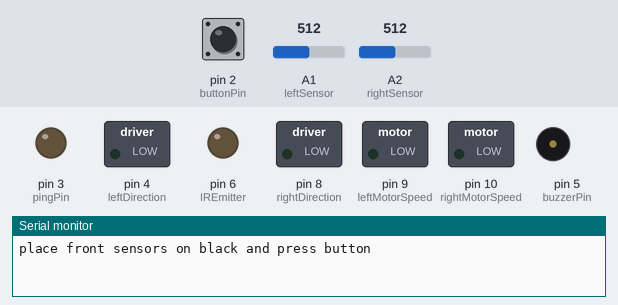
Bench run of a sketch on a simulated Arduino Uno, built with avr-gcc and run on an emulated ATmega328P. On the bench: switched loads named in the sketch (green lamp = pin HIGH), output pins drawn as LEDs (lit = HIGH), buzzer (waves = sounding), the last lines printed to the serial monitor. The inputs (shaded band) are chosen by the test bench; at power-on: pin 2 (buttonPin) HIGH, A1 (leftSensor) = 512, A2 (rightSensor) = 512.

Above: at 1.01 s.
1.1 s: pin 2 (buttonPin) pulled LOW for 0.15 s
At 1.9 s:
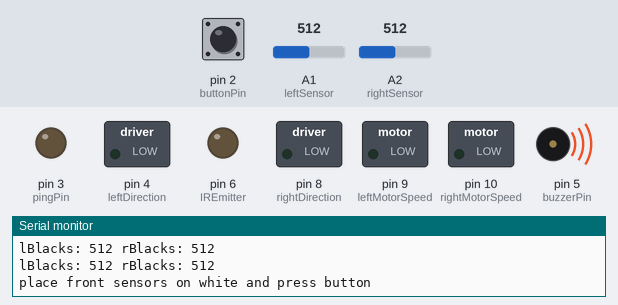
3.6 s: pin 2 (buttonPin) pulled LOW for 1 s
At 3.63 s:
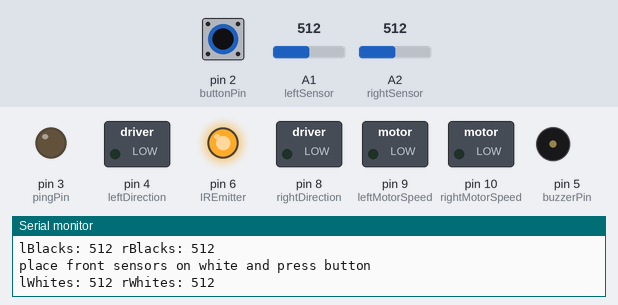
Timing chart, 0 to 6.6 s (numbered marks = the images above; inputs shaded):
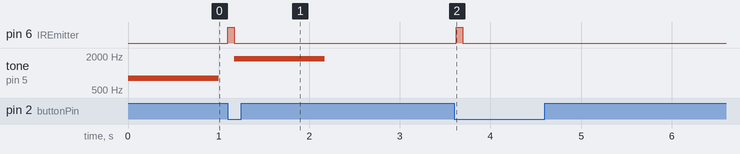

The sketch:

SumoJumpStart_Red.ino
```cpp
//This JumpStart Code is for the black Sumo Robot League circuit board
//Please use  if your circuit board is red
/******     Authors - Luke Stephens & William J Ashby, PhD  ********
Our code is open source, MIT License (details at the end).
Please use our code in your projects and tell your friends about us!
The MRK-2 robot kit is available from http://www.SumoRobotLeague.com
********************************************************************/

// use these if your circuitboard is red
#define pingPin 3
#define echoPin A0
#define leftSensor A1
#define rightSensor A2
#define rearSensor A3
#define buttonPin 2
#define leftDirection 4
#define buzzerPin 5
#define IREmitter 6
#define LED 7
#define rightDirection 8
#define leftMotorSpeed 9
#define rightMotorSpeed 10
//*/

bool leftIsFlipped = false; //If the left motor goes backwards when it is supposed to go forwards set to true
bool rightIsFlipped = true;
int lBlack = 800; int rBlack = 800; //default black and white values
int lWhite = 100; int rWhite = 100;

void setup() {
  // put your setup code here, to run once:
  Serial.begin(9600);
  pinMode(pingPin, OUTPUT);
  pinMode(echoPin, INPUT);
  pinMode(leftDirection, OUTPUT);
  pinMode(rightDirection, OUTPUT);
  pinMode(leftMotorSpeed, OUTPUT);
  pinMode(rightMotorSpeed, OUTPUT);
  pinMode(leftSensor, INPUT);
  pinMode(rightSensor, INPUT);
  pinMode(IREmitter, OUTPUT);
  pinMode(buttonPin, INPUT_PULLUP);
  calibrateBlackWhite();
  // this calibrate function reuires pressing the pushbutton to calibrate black and then again for white
}

void loop() {
  // put your main code here, to run repeatedly

}


// below here are the functions to help you get up and running fast.  Feel free to look around but making changes could break your code.

void drive(int x) {
  // map converts [-100,100] to [-255,255]
  int spd = map(x, -100, 100, -255, 255);
  setSpeeed(spd, 0);
  setSpeeed(spd, 1);
}

void setSpeeed(int sped, int motor) {
  int speedPin, directionPin;
  bool flippedPin;
  if ( motor == 0 ) {
    speedPin = leftMotorSpeed;
    directionPin = leftDirection;
    flippedPin = leftIsFlipped;
  } else if ( motor == 1 ) {
    speedPin = rightMotorSpeed;
    directionPin = rightDirection;
    flippedPin = rightIsFlipped;
  }

  if ( sped == 0 ) {
    analogWrite(speedPin, 0);
    digitalWrite(directionPin, LOW);
  } else if ( (sped > 0 && !flippedPin) || (sped < 0 && flippedPin) ) {
    digitalWrite(directionPin, HIGH);
    analogWrite(speedPin, abs(sped));
  } else if ( (sped < 0 && !flippedPin) || (sped > 0 && flippedPin) ) {
    digitalWrite(directionPin, LOW);
    analogWrite(speedPin, abs(sped));
  }
}

void turnDegrees(double y) {
  bool lWheel = 0;
  bool rWheel = 0;

  if (y > 0) {
    lWheel = 0;
    rWheel = 1;
    if (leftIsFlipped) {
      lWheel = 1;
    }
    if (rightIsFlipped) {
      rWheel = 0;
    }
    digitalWrite(leftDirection, lWheel); analogWrite(leftMotorSpeed, 255);
    digitalWrite(rightDirection, rWheel); analogWrite(rightMotorSpeed, 255);
    delay(y * 6.21111);
    analogWrite(leftMotorSpeed, 0);
    analogWrite(rightMotorSpeed, 0);
  } else if (y < 0) {
    lWheel = 1;
    rWheel = 0;
    if (leftIsFlipped) {
      lWheel = 0;
    }
    if (rightIsFlipped) {
      rWheel = 1;
    }
    digitalWrite(leftDirection, lWheel); analogWrite(leftMotorSpeed, 255);
    digitalWrite(rightDirection, rWheel); analogWrite(rightMotorSpeed, 255);
    delay(abs(y * 6.21111));
    analogWrite(leftMotorSpeed, 0);
    analogWrite(rightMotorSpeed, 0);
  } else Serial.println("0 degree turn");
}

boolean objectWithin(int cm) {
  return getDistance() < cm;
}

int getDistance() {
  long duration;
  int distance;
  digitalWrite(pingPin, LOW);// Added this line
  delayMicroseconds(2); // Added this line
  digitalWrite(pingPin, HIGH);
  delayMicroseconds(10); // Added this line
  digitalWrite(pingPin, LOW);
  duration = pulseIn(echoPin, HIGH);
  distance = (int) ( (duration / 2) / 29.1 );
  return distance;
}

//returns true if either front IR sensor detects white
//uses the thresholds for the left and right front IR sensors that
//are calculated via the calibrateBlackWhite function
boolean isWhite() {
  digitalWrite(IREmitter, HIGH);
  int left = analogRead(leftSensor);
  Serial.print("left: "); Serial.println(left);
  int right = analogRead(rightSensor);
  Serial.print("right: "); Serial.println(right);
  digitalWrite(IREmitter, LOW);

  int lThresh = (lWhite + ((lBlack - lWhite) / 2));
  Serial.print("lThresh: "); Serial.println(lThresh);
  int rThresh = (rWhite + ((rBlack - rWhite) / 2));
  Serial.print("rThresh: "); Serial.println(rThresh);

  if (left < lThresh || right < rThresh) {
    return true;
  } else return false;
}

//averages 5 black and 5 white IR readings for each front IR sensor
//then calculates the threshold between the balck and white readings
void calibrateBlackWhite() {
  int n = 5;
  int lBlacks[n]; int rBlacks[n];
  int lWhites[n]; int rWhites[n];
  tone(buzzerPin, 800, 1000);
  Serial.println("place front sensors on black and press button");
  while (digitalRead(buttonPin) == 1) {
    delay(100);
  }

  digitalWrite(IREmitter, HIGH);
  for (int i = 0; i < n; i++) {
    lBlacks[i] = analogRead(leftSensor);
    rBlacks[i] = analogRead(rightSensor);
    Serial.print("lBlacks: ");
    Serial.print(lBlacks[i]);
    Serial.print(" rBlacks: ");
    Serial.println(rBlacks[i]);
  }
  digitalWrite(IREmitter, LOW);
  tone(buzzerPin, 1800, 1000);
  Serial.println("place front sensors on white and press button");
  delay(1000);
  while (digitalRead(buttonPin) == 1) {
    delay(100);
  }

  digitalWrite(IREmitter, HIGH);
  for (int i = 0; i < n; i++) {
    lWhites[i] = analogRead(leftSensor);
    rWhites[i] = analogRead(rightSensor);
    Serial.print("lWhites: ");
    Serial.print(lWhites[i]);
    Serial.print(" rWhites: ");
    Serial.println(rWhites[i]);
  }
  digitalWrite(IREmitter, LOW);

  lBlack = 0;  //delete the default values
  rBlack = 0;  //set on lines 27 and 28
  lWhite = 0;
  rWhite = 0;
  for (int i = 0; i < n; i++) {
    lBlack += lBlacks[i];
    rBlack += rBlacks[i];
    lWhite += lWhites[i];
    rWhite += rWhites[i];
  }
  lBlack = lBlack / n; rBlack = rBlack / n; //average black and white values
  lWhite = lWhite / n; rWhite = rWhite / n;
  Serial.print("average of left blacks: "); Serial.println(lBlack);
  Serial.print("average of right blacks: "); Serial.println(rBlack);
  Serial.print("average of left whites: "); Serial.println(lWhite);
  Serial.print("average of right whites: "); Serial.println(rWhite);

  delay(1000);
}
```

Measured:
- after the input at 1.1 s, pin 6 (IREmitter): LOW → HIGH at once, → LOW 0.07 s later; tone on pin 5 (buzzerPin): silent → 1800 Hz after 0.07 s, → silent 1.0 s later
- after the input at 3.6 s, pin 6 (IREmitter): LOW → HIGH at once, → LOW 0.07 s later
